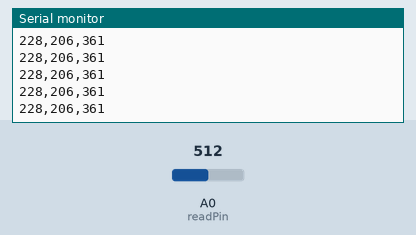
Recording of a sketch running on a simulated Arduino Uno, built with avr-gcc and run on an emulated ATmega328P. Shown: the last lines printed to the serial monitor. The inputs (shaded band) are chosen by the test bench; at power-on: A0 (readPin) = 512.

Above: at 1.2 s.
1.3 s: A0 (readPin) set to 716
At 1.45 s:
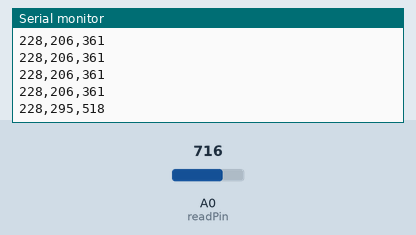
2.8 s: A0 (readPin) set to 900
At 2.84 s:
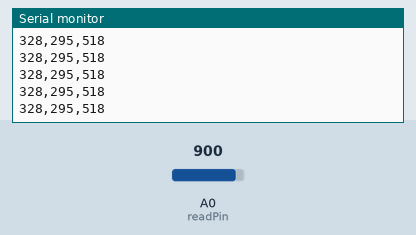
Timing chart, 0 to 5.8 s (numbered marks = the images above; inputs shaded):
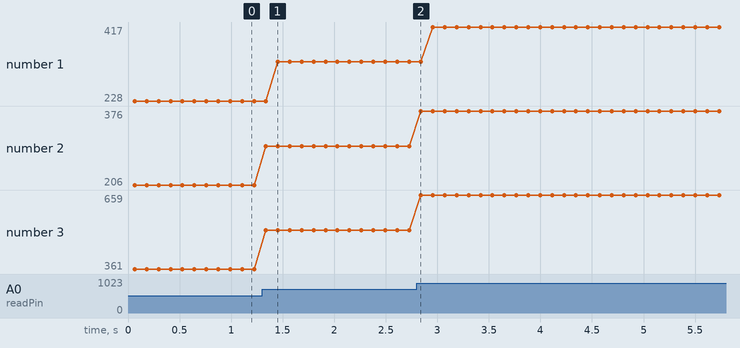

Measured:
- after the input at 1.3 s, the serial monitor: prints a new line at once (image 1)
- plotted number 1: 228 → 328 after the input at 1.3 s, 328 → 417 after the input at 2.8 s
- plotted number 2: 206 → 295 after the input at 1.3 s, 295 → 376 after the input at 2.8 s
- plotted number 3: 361 → 518 after the input at 1.3 s, 518 → 659 after the input at 2.8 s

The sketch:

sketch_apr15a.ino
```cpp
#define pulsePin 2 // this is the pin for pulsing CD4017
#define readPin A0 // this is the pin for reading LDR value

const int LVALS[3]{62,62,54}; // these are the lower values for LDRs
const int HVALS[3]{545,600,360}; // these are the higher values for LDRs

const int DELAY{100}; // delay between shifting colors

unsigned short color[3]{}; // this will hold the color for us

unsigned int temp{}; // this is the temporary holder for readings


void pulse(){
  digitalWrite(pulsePin, HIGH);
  digitalWrite(pulsePin, LOW);
}// end of void pulse

void readColor(bool calibrate = false){
  for(size_t i = 0; i < 3; ++i){
    delay(10); // delay 20 millisoconds for turn on the led

    for(size_t j = 0; j < 10; ++j){
      if (calibrate)
        temp += analogRead(readPin); // read and add the values from the analog read
      else
        temp += map(analogRead(readPin), LVALS[i], HVALS[i], 10, 245); // read and add the values from the analog read
      delay(1);
    }

    // now add the readed color for the color array
    color[i] = float(temp) / 10;
    temp = 0;

    pulse(); // change the color
  }// end of main for loop
}// end of void read color

void printData(){
  for(size_t i = 0; i < 3; ++i){
    Serial.print(color[i]);
    Serial.print(i == 2 ? "\n" : ",");
  }
}// end of void pintData

void setup(){
  Serial.begin(9600); // start the serial communication
  pinMode(pulsePin, OUTPUT); // set the pin mode for pulsing pin
}// end of void setup

void loop(){
  readColor(false);
  printData();

  delay(50);
}// end of void loop
```
